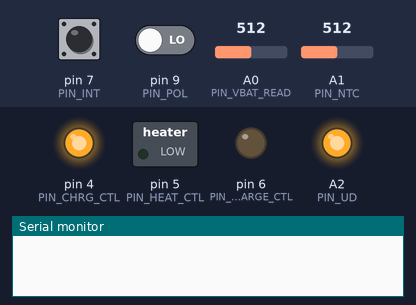
The sketch below on a simulated Arduino Leonardo, built with avr-gcc and run on an emulated ATmega32U4. Parts: switched loads named in the sketch (green lamp = pin HIGH), output pins drawn as LEDs (lit = HIGH), the last lines printed to the serial monitor. The test bench sets the inputs (shaded band); at power-on: pin 7 (PIN_INT) HIGH, pin 9 (PIN_POL) LOW, A0 (PIN_VBAT_READ) = 512, A1 (PIN_NTC) = 512. Pins used as bus, display or sensor lines are not drawn.

Above: at 0.1 s.
At 1.3 s:
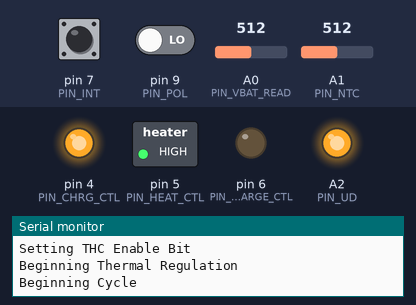
Timing chart, 0 to 2.8 s (numbered marks = the images above):
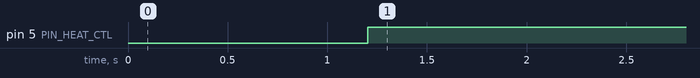

Measured:
- by itself, pin 5 (PIN_HEAT_CTL): LOW → HIGH at 1.2 s

The sketch:

Slave_Firmware_32U4_ID_3.ino
```cpp
#include <Wire.h>
#include "Thermal_Controller.h"
#include "Charge_Controller.h"
#include "Constant_Current_Controller.h"
#include "BT_Board_Presets.h"


// ----- Configuration Fields ----- //

// Error and Debug Field
boolean error_stat = 0;
boolean serial_debug = 0;

#define ID 0
#define SLAVE_ADDRESS 8
#define VCC 4.88758553
#define VOLTAGE_OFFSET -40

// ----- End Configuration Field ----- //

//
// Program Setup
//

// Constant Set
/*
int     digipot_resistance, ntc_R2;
byte    slave_address;
double  dischage_current_slope;
*/

// Pin Set
const int PIN_VBAT_READ      = A0;
const int PIN_NTC            = A1;
const int PIN_UD             = A2;
const int PIN_CS             = A3;

const int PIN_SDA            = 2;
const int PIN_SCL            = 3;

const int PIN_CHRG_CTL       = 4;
const int PIN_HEAT_CTL       = 5;
const int PIN_DISCHARGE_CTL  = 6;
const int PIN_INT            = 7;
const int PIN_CLR            = 8;
const int PIN_POL            = 9;
const int PIN_SA0            = 10;
const int PIN_SA1            = 16;
const int PIN_SA2            = 14;
const int PIN_SA3            = 15;

//
// Coulomb Conter Fields
//
const double CURRENT_CALC_CONSTANT = 1228.8;
double ah_quanta = 0.34135518; // mAh for each INT 25mOhm sense
volatile boolean isrflag;
volatile long int time, lasttime;

//BT_Board_Presets presets_library(ID, &error_stat);

//
// ---------- TESTER FIELDS ---------- //
//

// Bus master setable Teser fields ( all setable payloads are 2 bytes max )
int charge_current = 500;           // mA
int charge_term_current = 50;       // mA
int charge_term_voltage = 4200;     // mv
int cutoff_voltage = 3200;          // mV
long charge_rest_time = 10000;       // ms
long discharge_rest_time = 10000;    // ms
int discharge_current = 2000;       // mA
int cell_temp_set = 40;             // temperature in C
byte op_code = 0;                   // first byte of any I2C frame sent by master

// Static Teser fields (for now)
int NTC_R2 = 10000;                 // Second resistor in divider
int Temp_Check_Tollerance = 3;      //

byte tx[2] = {0,0};                 // used to store data bytes to be transmited

// Status Field
int battery_voltage = 0;            // mV
int measured_cell_temp;
volatile double current;
double current_non_vol;             // this is the non volitile int form of current (updated in compute

volatile double charge_mAh = 0;
volatile double discharge_mAh = 0;
int EC_flag = 0;                    // end of charge flag (set high at end of charge)
int ED_flag = 0;                    // end of discharge flag (set high at end of discharge)
int data_ready = 0;                  // goes high when a full cycle has been complete

// private fields
long finish_time = 0;               // ms
//int charge_term_current = 50;     // mA

//
// ---------- END TESTER FIELDS ---------- //
//

// State Variable
int state = 0;

//
//
// End Setup
//
//

int print_counter = 0;
const int print_counter_interval = 2;

// Syntax: Thermal_Controller(int pNTC, int pPWM, int *r2, int *tSet, int *tMeas)
Thermal_Controller THC(PIN_NTC, PIN_HEAT_CTL, &NTC_R2, &cell_temp_set, &measured_cell_temp);

Constant_Current_Controller CCC;

Charge_Controller CC;


void setup() {
  // Setup Coulomb Counter
  pinMode(PIN_INT, INPUT);
  pinMode(PIN_CLR, INPUT);
  pinMode(PIN_POL, INPUT);
  attachInterrupt(digitalPinToInterrupt(PIN_INT), CoulombCount_ISR, FALLING);

  // Setup for I2C comunications
  Wire.begin(SLAVE_ADDRESS); // fill in address
  Wire.onRequest(requestEvent);
  Wire.onReceive(receiveEvent);

  // Begin Serial for debugging
  Serial.begin(115200);

  // Syntax: setup(int _pin_PWM, int *I_discharge, int *v_cut, double *_current, int *voltage, int *stat)
  CCC.setup(PIN_DISCHARGE_CTL, &discharge_current, &cutoff_voltage, &current_non_vol, &battery_voltage, &ED_flag);

  // Syntax: setup(int CS, int UD, int CHRG_CTL,int *I_chrg, int *current, int *I_cut, boolean *stat)
  CC.setup(PIN_CS, PIN_UD, PIN_CHRG_CTL, &charge_current, &current_non_vol, &charge_term_current, &EC_flag);

  // load the correct values for this board
  //presets_library.loadCalibrationValues(&digipot_resistance, &ntc_R2, &slave_address, &dischage_current_slope);

  delay(1000);
  Serial.begin(115200);
  delay(100);
  //THC.set_temp(52);
  Serial.println("Setting Temp to 40C");
  delay(100);
  //THC.enable(1);
  Serial.println("Setting THC Enable Bit");
  Serial.println();

  Serial.println("Beginning Thermal Regulation");
  THC.enable(1);

  Serial.println("Beginning Cycle");
  Serial.println();

  run_cycle();

}

void loop() {
  //Serial.println("Entering Loop");
  stateMachine();
  //Serial.println("Running Statemachine");
  compute();
  //Serial.println("Running Compute");
  loop_print();
  //print_status();
  delay(500);
}

//
// State Machine
//

// State Definitions
#define S0 0
#define S1 1
#define S2 2
#define S3 3
#define S4 4
#define S5 5

void stateMachine()
{
  //Serial.print("   Starting statemachine at state: ");
  //Serial.println(state);
  long temp = 0;
  int t_upper = cell_temp_set + Temp_Check_Tollerance;
  int t_lower = cell_temp_set - Temp_Check_Tollerance;

  switch(state) {
    case S0 :
      // wait for run method to be called (do nothing)
    break;

    case S1 :
      // setup discharge
      // Reset data ready
      data_ready = 0;

      // If charge hold time has not been completed
      temp = finish_time + charge_rest_time;
      if ( temp > millis() )
        temp = temp - millis();

      // only tranisition if the cell is up to temp
      if ( (measured_cell_temp > t_lower) && (measured_cell_temp < t_upper) ){
        // Wait charge hold time
        delay(temp);
        CCC.enable();
        state = S2;
      }
    break;

    case S2 :
      // Discharge
      if (ED_flag == 0){
        state = S3;
      }
    break;

    case S3 : // Discharge Time Hold
      delay(discharge_rest_time);
      CC.enable();
      state = S4;
    break;

    case S4 : // Charge
      if (EC_flag == 0){
        state = S5;
      }
    break;

    case S5 :
      // System Teardown
      data_ready = 1;
      finish_time = millis();
      state = S0;
    break;
  }
  //Serial.println("   Ending Statemachine");

}


//
// I2C Coms
//

void requestEvent(){

  int temp;
  byte tx_1, tx_2;
  /*
  switch (op_code) {
      case B00000000: // transmit discharge_current
        int_to_byte(discharge_current);
        Wire.write(tx, 2);
      break;

      case B00000001: // transmit cutoff_voltage
        int_to_byte(cutoff_voltage);
        Wire.write(tx, 2);
      break;

      case B00000010: // transmit rest_time
        int_to_byte((int)(rest_time / 1000));
        Wire.write(tx, 2);
      break;

      case B00000011: // transmit battery_voltage
        int_to_byte(battery_voltage);
        Wire.write(tx, 2);
      break;

      case B00000100: // transmit charge_current
        int_to_byte(charge_current);
        Wire.write(tx, 2);
      break;

      case B00000101: // transmit EC_flag
        int_to_byte(EC_flag);
        Wire.write(tx, 2);
      break;

      case B00000110: // transmit ED_flag
        int_to_byte(ED_flag);
        Wire.write(tx, 2);
      break;

      case B00000111: // transmit charge_mAh
        int_to_byte( (int)charge_mAh );
        Wire.write(tx, 2);
      break;

      case B00001000: // transmit discharge_mAh
        int_to_byte( (int)discharge_mAh );
        Wire.write(tx, 2);
      break;

      default:
        // do nothing (Throw ERROR????)
      break;
  }
  */
}

/* _________________ DataPacket Overview _________________
 * (___byte1___),(___byte2___),(___byte3___),(___byte4___)
 * (  Address  ),( Operation ),(  Payload  ),(  Payload  )
 *
 * Address: slave address of this device
 * Operations: op_code table
 *    {0,1,2,3,4,5,6,7}
 *      Bit 0: dictates a read (0) or write (1) operation will be performed
 *        - Write operations can only be performed on master setable fields:
 *          discharge_current, cutoff_voltage, rest_time
 *        - Read operations can be performed on all master aCoulombCountessible fields:
 *          discharge_current, cutoff_voltage, rest_time, battery_voltage,
 *          charge_current, EC_flag, ED_flag, charge_mAh, discharge_mAh
 *
 *      Bits {4,5,6,7}: dictate the field aCoulombCountessed by the operation
 *          - {x,0,0,0,0,0,0,0} discharge_current ( if write operation following 2 bits are value )
 *          - {x,0,0,0,0,0,0,1} cutoff_voltage    ( if write operation following 2 bits are value )
 *          - {x,0,0,0,0,0,1,0} rest_time         ( if write operation following 2 bits are value )
 *          - {0,0,0,0,0,0,1,1} battery_voltage
 *          - {0,0,0,0,0,1,0,0} charge_current
 *          - {0,0,0,0,0,1,0,1} EC_flag
 *          - {0,0,0,0,0,1,1,0} ED_flag
 *          - {0,0,0,0,0,1,1,1} charge_mAh
 *          - {0,0,0,0,1,0,0,0} discharge_mAh
 *          - {0,0,0,0,1,0,0,1} reset()           ( calls reset() method )
 *          - {0,0,0,0,1,0,1,0} run_cycle()       ( calls run_cycle() method )
 *
 */

void receiveEvent(int bytesReceived){
  op_code = Wire.read(); // op_code is stored to determine what data is to be sent
  // Register the 2 bytes recieved and connect the two 8 bit values into a 16 bit int

  int int_recieved;
  if (Wire.available() == 2) {
    int_recieved = Wire.read();
    int_recieved = int_recieved << 8 | Wire.read();
  }
  /*
  // Only do anything for op_codes that require a value to be set or a method called
  switch (op_code){
    case B10000000:
      //discharge_current = int_recieved; // write value to discharge_current
    break;

    case B10000001:
      cutoff_voltage = int_recieved; // write value to cutoff_voltage
    break;

    case B10000010:
      rest_time = ( (long)int_recieved ) * 1000; // convet value to ms and write to rest_time
    break;

    case B00001001:
      reset(); // call reset()
    break;

    case B00001010:
      run_cycle(); // call run_cycle()
    break;

    default:
      // do nothing
    break;
    }
    */
}

void loop_print(){
  if (print_counter == print_counter_interval) {
    print_status();
    print_counter = 0;
  } else {
    print_counter = print_counter + 1;
  }
}

void print_status(){
  Serial.print("State: ");
  Serial.print(state);
  switch (state) {
    case S0: Serial.println("  Waiting for run command");
    case S1: Serial.println("  Charge rest time");
    case S2: Serial.println("  Discharging");
    case S3: Serial.println("  Discharge rest time");
    case S4: Serial.println("  Charging");
    case S5: Serial.println("  Teardown");
  }

  Serial.print("Current: ");
  if (digitalRead(PIN_POL))
    Serial.print("-");
  Serial.println(current_non_vol);

  Serial.print("Battery Voltage: ");
  Serial.println(battery_voltage);

  Serial.print("Charge mAh: ");
  Serial.println(charge_mAh);

  Serial.print("Discharge mAh: ");
  Serial.println(discharge_mAh);

  Serial.print("Set Temperature: ");
  Serial.println(cell_temp_set);

  Serial.print("Current Temperature: ");
  Serial.println(measured_cell_temp);

  Serial.print("Heater PWM: ");
  Serial.println(THC.PWM_value);

  Serial.println();
}

// resets charge_mAh, discharge_mAh, EC_flag, ED_flag, sets state to Idle
void reset(){
  Serial.println("reseting program");
  charge_mAh = 0;
  discharge_mAh = 0;
  EC_flag = 0;
  ED_flag = 0;
  state = 3;
}

// starts test by changing state to charge;
void run_cycle(){
  state = 1;
}

// Converts input into its single byte components which are
//  stored in the tx[] for transmition to the bus master
void int_to_byte(int input) {
  tx[0] = input >> 8;
  tx[1] = input;
}

//
// Coulomb Counter Interupt Service Routime
//
void CoulombCount_ISR() { // Run automatically for falling edge on D3 (INT1)

  lasttime = time;
  time = micros();

  if (digitalRead(PIN_POL)) // high = charging
  {
    charge_mAh += ah_quanta;
  }
  else // low = discharging
  {
    discharge_mAh += ah_quanta;
  }

  // Calculate mA from time delay
  current = CURRENT_CALC_CONSTANT/((time-lasttime)/1000000.0);

  isrflag = true;
}

void read_battery_voltage(){
  // Take several measurement and average them
  int temp = 0;
  int i;
  for (i=0; i < 5; i++)
    temp = temp + analogRead(PIN_VBAT_READ);
  temp = temp / 5.0;
  // Calcualte battery voltage (takes into account VCC and offset voltage)
  battery_voltage = (int) (temp * VCC) + VOLTAGE_OFFSET;
}

void compute() {
  THC.compute();
  current_non_vol = current;
  read_battery_voltage();
  CC.compute();
  CCC.compute();
}
```

AutoPID.cpp
```cpp
#include "AutoPID.h"
#include "Arduino.h"

/*
AutoPID::AutoPID(double *input, double *setpoint, double *output, double outputMin, double outputMax,
                 double Kp, double Ki, double Kd) {
  _input = input;
  _setpoint = setpoint;
  _output = output;
  _outputMin = outputMin;
  _outputMax = outputMax;
  setGains(Kp, Ki, Kd);
  _timeStep = 1000;
}
*/
AutoPID::AutoPID() {

}

void AutoPID::AutoPIDSetup(double *input, double *setpoint, double *output, double outputMin, double outputMax,
                 double Kp, double Ki, double Kd) {
  _input = input;
  _setpoint = setpoint;
  _output = output;
  _outputMin = outputMin;
  _outputMax = outputMax;
  setGains(Kp, Ki, Kd);
  _timeStep = 1000;
}


void AutoPID::setGains(double Kp, double Ki, double Kd) {
  _Kp = Kp;
  _Ki = Ki;
  _Kd = Kd;
}//AutoPID::setControllerParams

void AutoPID::setBangBang(double bangOn, double bangOff) {
  _bangOn = bangOn;
  _bangOff = bangOff;
}//void AutoPID::setBangBang

void AutoPID::setBangBang(double bangRange) {
  setBangBang(bangRange, bangRange);
}//void AutoPID::setBangBang

void AutoPID::setOutputRange(double outputMin, double outputMax) {
  _outputMin = outputMin;
  _outputMax = outputMax;
}//void AutoPID::setOutputRange

void AutoPID::setTimeStep(unsigned long timeStep){
  _timeStep = timeStep;
}


bool AutoPID::atSetPoint(double threshold) {
  return abs(*_setpoint - *_input) <= threshold;
}//bool AutoPID::atSetPoint

void AutoPID::run() {

  if (_stopped) {
    Serial.println("STOPPED!!!");
    _stopped = false;
    reset();
  }
  //if bang thresholds are defined and we're outside of them, use bang-bang control
  if (_bangOn && ((*_setpoint - *_input) > _bangOn)) {
    *_output = _outputMax;
    _lastStep = millis();
  } else if (_bangOff && ((*_input - *_setpoint) > _bangOff)) {
    *_output = _outputMin;
    _lastStep = millis();
  } else {                                    //otherwise use PID control
    unsigned long _dT = millis() - _lastStep;   //calculate time since last update
    if (_dT >= _timeStep) {                     //if long enough, do PID calculations
      _lastStep = millis();
      double _error = *_setpoint - *_input;
      _integral += (_error + _previousError) / 2 * _dT / 1000.0;   //Riemann sum integral
      //_integral = constrain(_integral, _outputMin/_Ki, _outputMax/_Ki);
      double _dError = (_error - _previousError) / _dT / 1000.0;   //derivative
      _previousError = _error;
      double PID = (_Kp * _error) + (_Ki * _integral) + (_Kd * _dError);
      //*_output = _outputMin + (constrain(PID, 0, 1) * (_outputMax - _outputMin));
      *_output = constrain(PID, _outputMin, _outputMax);
    }
  }
}//void AutoPID::run

void AutoPID::stop() {
  _stopped = true;
  reset();
}
void AutoPID::reset() {
  _lastStep = millis();
  _integral = 0;
  _previousError = 0;
}

bool AutoPID::isStopped(){
  return _stopped;
}
/*
void AutoPIDRelay::run() {
  AutoPID::run();
  while ((millis() - _lastPulseTime) > _pulseWidth) _lastPulseTime += _pulseWidth;
  *_relayState = ((millis() - _lastPulseTime) < (_pulseValue * _pulseWidth));
}


double AutoPIDRelay::getPulseValue(){
  return (isStopped()?0:_pulseValue);
}
*/
```

AutoPID.h
```cpp
#ifndef AutoPID_h
#define AutoPID_h
#include <Arduino.h>

class AutoPID {

  public:
    // Constructor - takes pointer inputs for control variales, so they are updated automatically
    AutoPID();

    /*
    AutoPID(double *input, double *setpoint, double *output, double outputMin, double outputMax,
            double Kp, double Ki, double Kd);
    */

    void AutoPIDSetup (double *input, double *setpoint, double *output, double outputMin, double outputMax,
            double Kp, double Ki, double Kd);

    // Allows manual adjustment of gains
    void setGains(double Kp, double Ki, double Kd);
    // Sets bang-bang control ranges, separate upper and lower offsets, zero for off
    void setBangBang(double bangOn, double bangOff);
    // Sets bang-bang control range +-single offset
    void setBangBang(double bangRange);
    // Allows manual readjustment of output range
    void setOutputRange(double outputMin, double outputMax);
    // Allows manual adjustment of time step (default 1000ms)
    void setTimeStep(unsigned long timeStep);
    // Returns true when at set point (+-threshold)
    bool atSetPoint(double threshold);
    // Runs PID calculations when needed. Should be called repeatedly in loop.
    // Automatically reads input and sets output via pointers
    void run();
    // Stops PID functionality, output sets to
    void stop();
    void reset();
    bool isStopped();

  private:
    double _Kp, _Ki, _Kd;
    double _integral, _previousError;
    double _bangOn, _bangOff;
    double *_input, *_setpoint, *_output;
    double _outputMin, _outputMax;
    unsigned long _timeStep, _lastStep;
    bool _stopped;

};//class AutoPID


class AutoPIDRelay : public AutoPID {
  public:
    /*
    AutoPIDRelay(double *input, double *setpoint, bool *relayState, double pulseWidth, double Kp, double Ki, double Kd)
      : AutoPID(input, setpoint, &_pulseValue, 0, 1.0, Kp, Ki, Kd) {
      _relayState = relayState;
      _pulseWidth = pulseWidth;
    };
    */

    void run();

    double getPulseValue();

  private:
    bool * _relayState;
    unsigned long _pulseWidth, _lastPulseTime;
    double _pulseValue;
}; //class AutoPIDRelay

#endif
```

Source omitted: BT_Board_Presets.cpp (1340 bytes), BT_Board_Presets.h (1141 bytes), Charge_Controller.cpp (4002 bytes), Charge_Controller.h (1807 bytes), tant_Current_Controller.cpp (2066 bytes), nstant_Current_Controller.h (1093 bytes), NTC_LUT.cpp (2458 bytes), NTC_LUT.h (1024 bytes), Thermal_Controller.cpp (3363 bytes), Thermal_Controller.h (1137 bytes)
